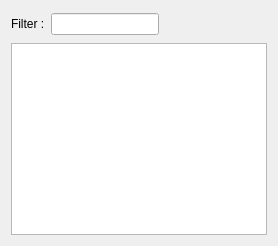
             <widget class="QWidget" name="tab_16">
              <attribute name="title">
               <string>Core 1.3</string>
              </attribute>
              <layout class="QVBoxLayout" name="verticalLayout_24">
               <item>
                <widget class="QWidget" name="widget_17" native="true">
                 <layout class="QFormLayout" name="formLayout_14">
                  <property name="leftMargin">
                   <number>0</number>
                  </property>
                  <property name="topMargin">
                   <number>2</number>
                  </property>
                  <property name="rightMargin">
                   <number>0</number>
                  </property>
                  <property name="bottomMargin">
                   <number>2</number>
                  </property>
                  <item row="0" column="1">
                   <widget class="QLineEdit" name="filterLineEditPropertiesCore13">
                    <property name="sizePolicy">
                     <sizepolicy hsizetype="Fixed" vsizetype="Fixed">
                      <horstretch>0</horstretch>
                      <verstretch>0</verstretch>
                     </sizepolicy>
                    </property>
                   </widget>
                  </item>
                  <item row="0" column="0">
                   <widget class="QLabel" name="filterLabel_13">
                    <property name="text">
                     <string>Filter :</string>
                    </property>
                   </widget>
                  </item>
                 </layout>
                </widget>
               </item>
               <item>
                <widget class="QTreeView" name="treeViewDevicePropertiesCore13">
                 <property name="styleSheet">
                  <string notr="true">QTreeView::item { 	height: 1.25em;  }</string>
                 </property>
                 <property name="editTriggers">
                  <set>QAbstractItemView::NoEditTriggers</set>
                 </property>
                 <property name="alternatingRowColors">
                  <bool>true</bool>
                 </property>
                 <attribute name="headerVisible">
                  <bool>false</bool>
                 </attribute>
                 <attribute name="headerMinimumSectionSize">
                  <number>200</number>
                 </attribute>
                </widget>
               </item>
              </layout>
             </widget>
